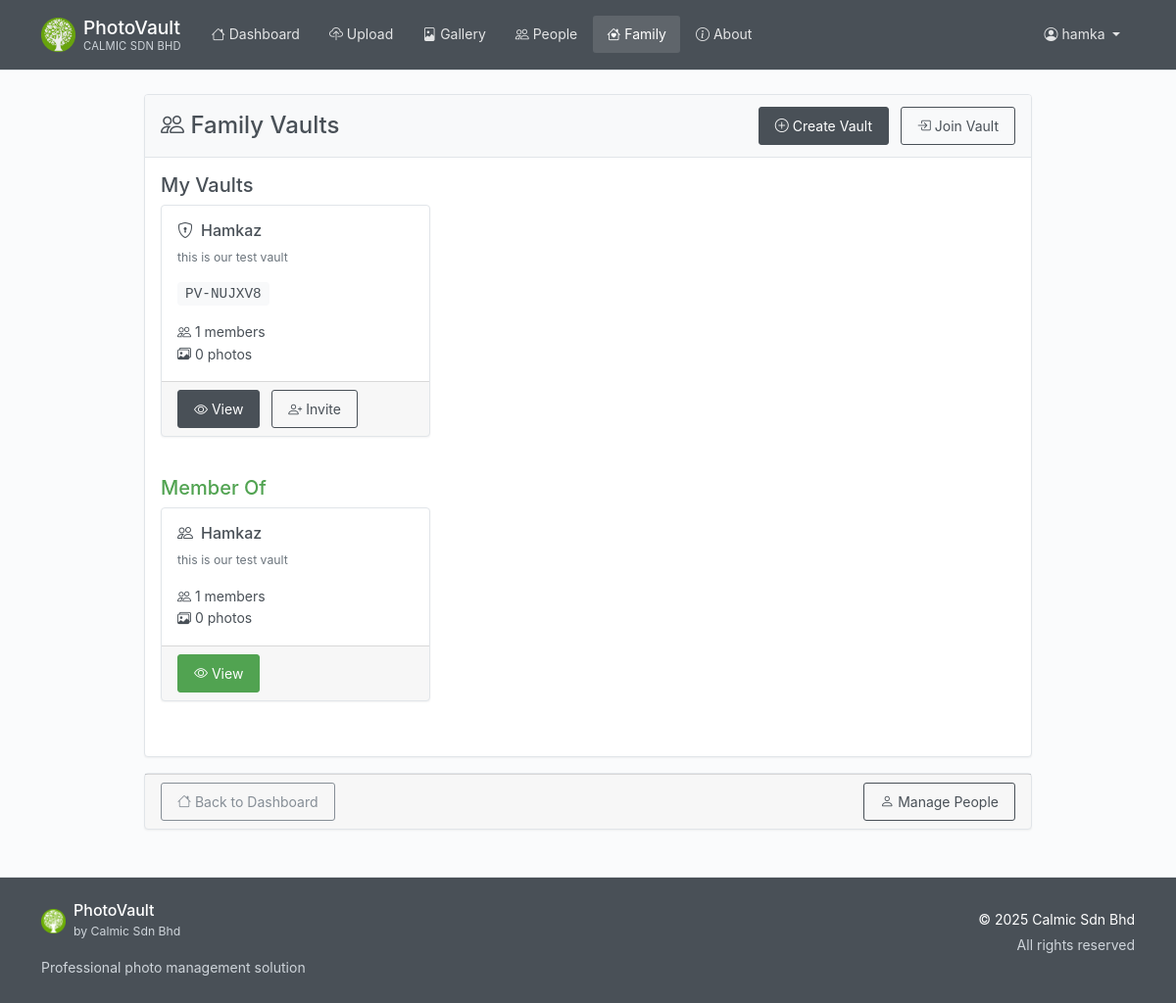
Screenshot of /family/ (signed in) with the database file from the repository.
### photovault/models/__init__.py (models this page shows, shortened)
class User(UserMixin, db.Model):
    id = db.Column(db.Integer, primary_key=True)
    username = db.Column(db.String(80), unique=True, nullable=False)
    email = db.Column(db.String(120), unique=True, nullable=False)
    password_hash = db.Column(db.String(255), nullable=False)
    created_at = db.Column(db.DateTime, default=datetime.utcnow)
    is_active = db.Column(db.Boolean, default=True)
    is_admin = db.Column(db.Boolean, default=False, nullable=False)
    is_superuser = db.Column(db.Boolean, default=False, nullable=False)
    photos = db.relationship('Photo', backref='user', lazy=True, cascade='all, delete-orphan')
    albums = db.relationship('Album', backref='user', lazy=True, cascade='all, delete-orphan')
    people = db.relationship('Person', backref='user', lazy=True, cascade='all, delete-orphan')

class FamilyVault(db.Model):
    id = db.Column(db.Integer, primary_key=True)
    name = db.Column(db.String(200), nullable=False)
    description = db.Column(db.Text)
    created_by = db.Column(db.Integer, db.ForeignKey('user.id'), nullable=False)
    vault_code = db.Column(db.String(20), unique=True, nullable=False)  # Unique code for sharing
    is_public = db.Column(db.Boolean, default=False)  # Whether discoverable by vault code
    created_at = db.Column(db.DateTime, default=datetime.utcnow)
    updated_at = db.Column(db.DateTime, default=datetime.utcnow, onupdate=datetime.utcnow)
    creator = db.relationship('User', backref='created_vaults')
    members = db.relationship('FamilyMember', backref='vault', lazy='dynamic', cascade='all, delete-orphan')
    invitations = db.relationship('VaultInvitation', backref='vault', lazy='dynamic', cascade='all, delete-orphan')
    shared_photos = db.relationship('VaultPhoto', backref='vault', lazy='dynamic', cascade='all, delete-orphan')
    stories = db.relationship('Story', backref='vault', lazy='dynamic', cascade='all, delete-orphan')
    @property
    def member_count(self):
        return self.members.filter_by(status='active').count()

### photovault/routes/family.py (the view)
@family_bp.route('/')
@login_required
def index():
    created_vaults = FamilyVault.query.filter_by(created_by=current_user.id).all()
    member_vaults = db.session.query(FamilyVault).join(FamilyMember).filter(
        FamilyMember.user_id == current_user.id,
        FamilyMember.status == 'active'
    ).all()
    pending_invitations = VaultInvitation.query.filter_by(
        email=current_user.email,
        status='pending'
    ).all()
    return render_template('family/index.html',
                         created_vaults=created_vaults,
                         member_vaults=member_vaults,
                         pending_invitations=pending_invitations)

### photovault/templates/family/index.html (shortened to what this page needs)
{% extends "base.html" %}
{% block content %}
<div class="container mt-4">
    <div class="row justify-content-center">
        <div class="col-lg-10">
            <div class="card">
                <div class="card-header d-flex justify-content-between align-items-center">
                    <h4 class="mb-0">
                        <i class="bi bi-people"></i> Family Vaults
                    </h4>
                    <div>
                        <a href="{{ url_for('family.create_vault') }}" class="btn btn-primary">
                            <i class="bi bi-plus-circle"></i> Create Vault
                        </a>
                        <a href="{{ url_for('family.join_vault') }}" class="btn btn-outline-primary ms-2">
                            <i class="bi bi-box-arrow-in-right"></i> Join Vault
                        </a>
                    </div>
                </div>
                <div class="card-body">
                    {% if created_vaults %}
                    <div class="mb-4">
                        <h5 class="text-primary">My Vaults</h5>
                        <div class="row">
                            {% for vault in created_vaults %}
                            <div class="col-md-6 col-lg-4 mb-3">
                                <div class="card vault-card h-100">
                                    <div class="card-body">
                                        <h6 class="card-title d-flex align-items-center">
                                            <i class="bi bi-shield-lock me-2"></i>
                                            {{ vault.name }}
                                        </h6>
                                        <p class="card-text text-muted small">
                                            {{ vault.description or "No description" }}
                                        </p>
                                        <p class="card-text">
                                            <span class="vault-code">{{ vault.vault_code }}</span>
                                        </p>
                                        <p class="card-text">
                                            <i class="bi bi-people"></i> {{ vault.member_count or 0 }} members
                                            <br>
                                            <i class="bi bi-images"></i> {{ vault.photo_count or 0 }} photos
                                        </p>
                                    </div>
                                    <div class="card-footer">
                                        <a href="{{ url_for('family.view_vault', vault_id=vault.id) }}" class="btn btn-primary btn-sm">
                                            <i class="bi bi-eye"></i> View
                                        </a>
                                        <a href="{{ url_for('family.invite_member', vault_id=vault.id) }}" class="btn btn-outline-primary btn-sm ms-2">
                                            <i class="bi bi-person-plus"></i> Invite
                                        </a>
                                    </div>
                                </div>
                            </div>
                            {% endfor %}
                        </div>
                    </div>
                    {% endif %}
                    {% if member_vaults %}
                    <div class="mb-4">
                        <h5 class="text-success">Member Of</h5>
                        <div class="row">
                            {% for vault in member_vaults %}
                            <div class="col-md-6 col-lg-4 mb-3">
                                <div class="card vault-card h-100">
                                    <div class="card-body">
                                        <h6 class="card-title d-flex align-items-center">
                                            <i class="bi bi-people me-2"></i>
                                            {{ vault.name }}
                                        </h6>
                                        <p class="card-text text-muted small">
                                            {{ vault.description or "No description" }}
                                        </p>
                                        <p class="card-text">
                                            <i class="bi bi-people"></i> {{ vault.member_count or 0 }} members
                                            <br>
                                            <i class="bi bi-images"></i> {{ vault.photo_count or 0 }} photos
                                        </p>
                                    </div>
                                    <div class="card-footer">
                                        <a href="{{ url_for('family.view_vault', vault_id=vault.id) }}" class="btn btn-success btn-sm">
                                            <i class="bi bi-eye"></i> View
                                        </a>
                                    </div>
                                </div>
                            </div>
                            {% endfor %}
                        </div>
                    </div>
                    {% endif %}
                </div>
            </div>
            <div class="card mt-3">
                <div class="card-footer">
                    <div class="d-flex justify-content-between">
                        <a href="{{ url_for('main.dashboard') }}" class="btn btn-outline-secondary">
                            <i class="bi bi-house"></i> Back to Dashboard
                        </a>
                        <a href="{{ url_for('main.people') }}" class="btn btn-outline-primary">
                            <i class="bi bi-person"></i> Manage People
                        </a>
                    </div>
                </div>
            </div>
        </div>
    </div>
</div>
{% endblock %}

### photovault/templates/base.html (shortened to what this page needs)
<!DOCTYPE html>
<html lang="en">
<head>
    <link href="https://cdn.jsdelivr.net/npm/bootstrap@5.1.3/dist/css/bootstrap.min.css" rel="stylesheet"
>
    <link rel="stylesheet" href="https://cdn.jsdelivr.net/npm/bootstrap-icons@1.11.3/font/bootstrap-icons.css">
    <link rel="stylesheet" href="{{ url_for('static', filename='css/style.css') }}">
</head>
<body>
    <nav class="navbar navbar-expand-lg navbar-dark" role="navigation" aria-label="Main navigation">
        <div class="container">
            <a class="navbar-brand d-flex align-items-center" href="{{ url_for('main.index') }}" aria-label="PhotoVault Home">
                <div class="logo-container me-2 d-flex align-items-center">
                    <img src="{{ url_for('static', filename='img/calmic-logo.png') }}"
                         alt="Calmic Logo"
                         height="35"
                         class="logo-img"
                         onload="this.parentNode.querySelector('.logo-fallback').style.display='none';"
                         onerror="this.style.display='none'; this.parentNode.querySelector('.logo-fallback').style.display='flex';">
                </div>
                <div class="brand-text">
                    <div class="brand-name">{{ app_title if app_title else 'PhotoVault' }}</div>
                    <div class="company-name">{{ company_info.name if company_info else 'Calmic Sdn Bhd' }}</div>
                </div>
            </a>
            <div class="collapse navbar-collapse" id="navbarNav">
                {% if current_user.is_authenticated %}
                <div class="navbar-nav me-auto">
                    <a class="nav-link {{ 'active' if request.endpoint == 'main.dashboard' }}"
                       href="{{ url_for('main.dashboard') }}" aria-current="{% if request.endpoint == 'main.dashboard' %}page{% endif %}">
                        <i class="bi bi-house" aria-hidden="true"></i> Dashboard
                    </a>
                    <a class="nav-link {{ 'active' if request.endpoint == 'photo.upload_photo' }}"
                       href="/upload" aria-current="{% if request.endpoint == 'photo.upload_photo' %}page{% endif %}">
                        <i class="bi bi-cloud-upload" aria-hidden="true"></i> Upload
                    </a>
                    <a class="nav-link"
                       href="/gallery" aria-current="page">
                        <i class="bi bi-file-image" aria-hidden="true"></i> Gallery
                    </a>
                    <a class="nav-link {{ 'active' if request.endpoint == 'main.people' }}"
                       href="{{ url_for('main.people') }}" aria-current="{% if request.endpoint == 'main.people' %}page{% endif %}">
                        <i class="bi bi-people" aria-hidden="true"></i> People
                    </a>
                    <a class="nav-link {{ 'active' if request.endpoint and request.endpoint.startswith('family.') }}"
                       href="{{ url_for('family.index') }}" aria-current="{% if request.endpoint and request.endpoint.startswith('family.') %}page{% endif %}">
                        <i class="bi bi-house-heart" aria-hidden="true"></i> Family
                    </a>
                    <a class="nav-link {{ 'active' if request.endpoint == 'main.about' }}"
                       href="{{ url_for('main.about') }}" aria-current="{% if request.endpoint == 'main.about' %}page{% endif %}">
                        <i class="bi bi-info-circle" aria-hidden="true"></i> About
                    </a>
                </div>
                <div class="navbar-nav ms-auto">
                    <div class="nav-item dropdown">
                        <a class="nav-link dropdown-toggle" href="#" id="userDropdown" role="button"
                           data-bs-toggle="dropdown" aria-expanded="false" aria-label="User menu for {{ current_user.username }}">
                            <i class="bi bi-person-circle" aria-hidden="true"></i>
                            <span class="d-none d-sm-inline">{{ current_user.username }}</span>
                        </a>
                    </div>
                </div>
                {% endif %}
            </div>
        </div>
    </nav>
    <main class="container my-4" id="main-content" role="main">
        {% block content %}{% endblock %}
    </main>
    <footer class="py-4 mt-5" role="contentinfo">
        <div class="container">
            <div class="row">
                <div class="col-md-6 mb-3 mb-md-0">
                    <div class="d-flex align-items-center mb-3">
                        <div class="footer-logo-container me-2 d-flex align-items-center">
                            <img src="{{ url_for('static', filename='img/calmic-logo.png') }}"
                                 alt="Calmic Logo"
                                 height="25"
                                 class="footer-logo-img"
                                 onload="this.parentNode.querySelector('.footer-logo-fallback').style.display='none';"
                                 onerror="this.style.display='none'; this.parentNode.querySelector('.footer-logo-fallback').style.display='flex';">
                        </div>
                        <div>
                            <h6 class="mb-0">{{ app_title if app_title else 'PhotoVault' }}</h6>
                            <small class="text-muted">by {{ company_info.name if company_info else 'Calmic Sdn Bhd' }}</small>
                        </div>
                    </div>
                    <p class="text-muted mb-0">Professional photo management solution</p>
                </div>
                <div class="col-md-6 text-md-end">
                    <p class="mb-1">{{ company_copyright if company_copyright else '© 2025 Calmic Sdn Bhd' }}</p>
                    <p class="text-muted mb-0">All rights reserved</p>
                </div>
            </div>
        </div>
    </footer>
</body>
</html>

### rows the page displays
User: username "hamka"
FamilyVault: name "Hamkaz", description "this is our test vault", vault_code "PV-NUJXV8", member_count "1", is_public "0"

### other values shown
{{ app_title if app_title else 'PhotoVault' }} "PhotoVault"
{{ company_info.name if company_info else 'Calmic Sdn Bhd' }} "CALMIC SDN BHD"
{{ company_info.name if company_info else 'Calmic Sdn Bhd' }} "Calmic Sdn Bhd"
{{ company_copyright if company_copyright else '© 2025 Calmic Sdn Bhd' }} "© 2025 Calmic Sdn Bhd"
